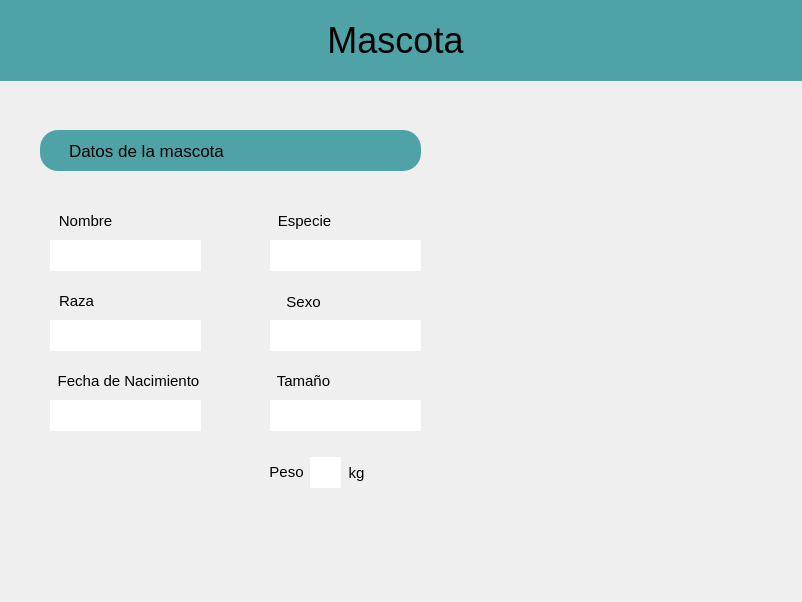
<?xml version="1.0" encoding="UTF-8"?>
<ui version="4.0">
 <class>MostrarMascota</class>
 <widget class="QMainWindow" name="MostrarMascota">
  <property name="geometry">
   <rect>
    <x>0</x>
    <y>0</y>
    <width>802</width>
    <height>602</height>
   </rect>
  </property>
  <property name="windowTitle">
   <string>Hotel</string>
  </property>
  <property name="windowIcon">
   <iconset>
    <normaloff>../Recursos/HotelMascota.png</normaloff>../Recursos/HotelMascota.png</iconset>
  </property>
  <widget class="QWidget" name="centralwidget">
   <widget class="QLabel" name="labelTitulo">
    <property name="geometry">
     <rect>
      <x>-20</x>
      <y>0</y>
      <width>831</width>
      <height>81</height>
     </rect>
    </property>
    <property name="font">
     <font>
      <family>Arial</family>
      <pointsize>27</pointsize>
      <weight>50</weight>
      <bold>false</bold>
     </font>
    </property>
    <property name="styleSheet">
     <string notr="true">background-color: rgb(79, 163, 166);</string>
    </property>
    <property name="text">
     <string>Mascota</string>
    </property>
    <property name="alignment">
     <set>Qt::AlignCenter</set>
    </property>
   </widget>
   <widget class="QPushButton" name="BtnAtras">
    <property name="geometry">
     <rect>
      <x>20</x>
      <y>15</y>
      <width>51</width>
      <height>51</height>
     </rect>
    </property>
    <property name="cursor">
     <cursorShape>PointingHandCursor</cursorShape>
    </property>
    <property name="styleSheet">
     <string notr="true">background-color: rgb(79, 163, 166);
border-radius: 10px;</string>
    </property>
    <property name="text">
     <string/>
    </property>
    <property name="icon">
     <iconset>
      <normaloff>../Recursos/FotoBtnAtras.png</normaloff>../Recursos/FotoBtnAtras.png</iconset>
    </property>
    <property name="iconSize">
     <size>
      <width>50</width>
      <height>50</height>
     </size>
    </property>
   </widget>
   <widget class="QLabel" name="labelDatosMascota">
    <property name="geometry">
     <rect>
      <x>40</x>
      <y>130</y>
      <width>381</width>
      <height>41</height>
     </rect>
    </property>
    <property name="font">
     <font>
      <family>Arial</family>
      <pointsize>13</pointsize>
     </font>
    </property>
    <property name="styleSheet">
     <string notr="true">background-color: rgb(79, 163, 166);
border-radius: 18%;</string>
    </property>
    <property name="text">
     <string>Datos de la mascota</string>
    </property>
    <property name="alignment">
     <set>Qt::AlignLeading|Qt::AlignLeft|Qt::AlignVCenter</set>
    </property>
    <property name="indent">
     <number>29</number>
    </property>
   </widget>
   <widget class="QLabel" name="labelIconFlechaAbajo">
    <property name="geometry">
     <rect>
      <x>359</x>
      <y>136</y>
      <width>31</width>
      <height>31</height>
     </rect>
    </property>
    <property name="text">
     <string/>
    </property>
    <property name="pixmap">
     <pixmap>../Recursos/IconFlechaAbajo.png</pixmap>
    </property>
    <property name="scaledContents">
     <bool>true</bool>
    </property>
   </widget>
   <widget class="QLabel" name="labelFotoPerrito">
    <property name="geometry">
     <rect>
      <x>507</x>
      <y>191</y>
      <width>281</width>
      <height>271</height>
     </rect>
    </property>
    <property name="text">
     <string/>
    </property>
    <property name="pixmap">
     <pixmap>../Recursos/FotoPerrito.png</pixmap>
    </property>
    <property name="scaledContents">
     <bool>true</bool>
    </property>
   </widget>
   <widget class="QLabel" name="labelNombre">
    <property name="geometry">
     <rect>
      <x>35</x>
      <y>200</y>
      <width>101</width>
      <height>41</height>
     </rect>
    </property>
    <property name="font">
     <font>
      <family>Arial</family>
      <pointsize>11</pointsize>
     </font>
    </property>
    <property name="text">
     <string>Nombre</string>
    </property>
    <property name="alignment">
     <set>Qt::AlignCenter</set>
    </property>
   </widget>
   <widget class="QLabel" name="labelApellido">
    <property name="geometry">
     <rect>
      <x>254</x>
      <y>200</y>
      <width>101</width>
      <height>41</height>
     </rect>
    </property>
    <property name="font">
     <font>
      <family>Arial</family>
      <pointsize>11</pointsize>
     </font>
    </property>
    <property name="text">
     <string>Especie</string>
    </property>
    <property name="alignment">
     <set>Qt::AlignCenter</set>
    </property>
   </widget>
   <widget class="QLabel" name="labelRut">
    <property name="geometry">
     <rect>
      <x>51</x>
      <y>280</y>
      <width>51</width>
      <height>41</height>
     </rect>
    </property>
    <property name="font">
     <font>
      <family>Arial</family>
      <pointsize>11</pointsize>
     </font>
    </property>
    <property name="text">
     <string>Raza</string>
    </property>
    <property name="alignment">
     <set>Qt::AlignCenter</set>
    </property>
   </widget>
   <widget class="QLabel" name="labelFechaNacimiento">
    <property name="geometry">
     <rect>
      <x>53</x>
      <y>360</y>
      <width>151</width>
      <height>41</height>
     </rect>
    </property>
    <property name="font">
     <font>
      <family>Arial</family>
      <pointsize>11</pointsize>
     </font>
    </property>
    <property name="text">
     <string>Fecha de Nacimiento</string>
    </property>
    <property name="alignment">
     <set>Qt::AlignCenter</set>
    </property>
   </widget>
   <widget class="QLabel" name="labelPeso">
    <property name="geometry">
     <rect>
      <x>266</x>
      <y>451</y>
      <width>41</width>
      <height>41</height>
     </rect>
    </property>
    <property name="font">
     <font>
      <family>Arial</family>
      <pointsize>11</pointsize>
     </font>
    </property>
    <property name="text">
     <string>Peso</string>
    </property>
    <property name="alignment">
     <set>Qt::AlignCenter</set>
    </property>
   </widget>
   <widget class="QLabel" name="labelSize">
    <property name="geometry">
     <rect>
      <x>268</x>
      <y>360</y>
      <width>71</width>
      <height>41</height>
     </rect>
    </property>
    <property name="font">
     <font>
      <family>Arial</family>
      <pointsize>11</pointsize>
     </font>
    </property>
    <property name="text">
     <string>Tamaño</string>
    </property>
    <property name="alignment">
     <set>Qt::AlignCenter</set>
    </property>
   </widget>
   <widget class="QLabel" name="labelSexo">
    <property name="geometry">
     <rect>
      <x>268</x>
      <y>281</y>
      <width>71</width>
      <height>41</height>
     </rect>
    </property>
    <property name="font">
     <font>
      <family>Arial</family>
      <pointsize>11</pointsize>
     </font>
    </property>
    <property name="text">
     <string>Sexo</string>
    </property>
    <property name="alignment">
     <set>Qt::AlignCenter</set>
    </property>
   </widget>
   <widget class="QLabel" name="labelKg">
    <property name="geometry">
     <rect>
      <x>336</x>
      <y>452</y>
      <width>41</width>
      <height>41</height>
     </rect>
    </property>
    <property name="font">
     <font>
      <family>Arial</family>
      <pointsize>11</pointsize>
     </font>
    </property>
    <property name="text">
     <string>kg</string>
    </property>
    <property name="alignment">
     <set>Qt::AlignCenter</set>
    </property>
   </widget>
   <widget class="QLabel" name="outputNombre">
    <property name="enabled">
     <bool>false</bool>
    </property>
    <property name="geometry">
     <rect>
      <x>50</x>
      <y>240</y>
      <width>151</width>
      <height>31</height>
     </rect>
    </property>
    <property name="font">
     <font>
      <family>Arial</family>
      <pointsize>10</pointsize>
     </font>
    </property>
    <property name="styleSheet">
     <string notr="true">background-color: rgb(255, 255, 255);</string>
    </property>
    <property name="text">
     <string/>
    </property>
   </widget>
   <widget class="QLabel" name="outputEspecie">
    <property name="enabled">
     <bool>false</bool>
    </property>
    <property name="geometry">
     <rect>
      <x>270</x>
      <y>240</y>
      <width>151</width>
      <height>31</height>
     </rect>
    </property>
    <property name="font">
     <font>
      <family>Arial</family>
      <pointsize>10</pointsize>
     </font>
    </property>
    <property name="styleSheet">
     <string notr="true">background-color: rgb(255, 255, 255);</string>
    </property>
    <property name="text">
     <string/>
    </property>
   </widget>
   <widget class="QLabel" name="outputRaza">
    <property name="enabled">
     <bool>false</bool>
    </property>
    <property name="geometry">
     <rect>
      <x>50</x>
      <y>320</y>
      <width>151</width>
      <height>31</height>
     </rect>
    </property>
    <property name="font">
     <font>
      <family>Arial</family>
      <pointsize>10</pointsize>
     </font>
    </property>
    <property name="styleSheet">
     <string notr="true">background-color: rgb(255, 255, 255);</string>
    </property>
    <property name="text">
     <string/>
    </property>
   </widget>
   <widget class="QLabel" name="outputSexo">
    <property name="enabled">
     <bool>false</bool>
    </property>
    <property name="geometry">
     <rect>
      <x>270</x>
      <y>320</y>
      <width>151</width>
      <height>31</height>
     </rect>
    </property>
    <property name="font">
     <font>
      <family>Arial</family>
      <pointsize>10</pointsize>
     </font>
    </property>
    <property name="styleSheet">
     <string notr="true">background-color: rgb(255, 255, 255);</string>
    </property>
    <property name="text">
     <string/>
    </property>
   </widget>
   <widget class="QLabel" name="outputSize">
    <property name="enabled">
     <bool>false</bool>
    </property>
    <property name="geometry">
     <rect>
      <x>270</x>
      <y>400</y>
      <width>151</width>
      <height>31</height>
     </rect>
    </property>
    <property name="font">
     <font>
      <family>Arial</family>
      <pointsize>10</pointsize>
     </font>
    </property>
    <property name="styleSheet">
     <string notr="true">background-color: rgb(255, 255, 255);</string>
    </property>
    <property name="text">
     <string/>
    </property>
   </widget>
   <widget class="QLabel" name="outputFechaDeNacimiento">
    <property name="enabled">
     <bool>false</bool>
    </property>
    <property name="geometry">
     <rect>
      <x>50</x>
      <y>400</y>
      <width>151</width>
      <height>31</height>
     </rect>
    </property>
    <property name="font">
     <font>
      <family>Arial</family>
      <pointsize>10</pointsize>
     </font>
    </property>
    <property name="styleSheet">
     <string notr="true">background-color: rgb(255, 255, 255);</string>
    </property>
    <property name="text">
     <string/>
    </property>
   </widget>
   <widget class="QLabel" name="outputPeso">
    <property name="enabled">
     <bool>false</bool>
    </property>
    <property name="geometry">
     <rect>
      <x>310</x>
      <y>457</y>
      <width>31</width>
      <height>31</height>
     </rect>
    </property>
    <property name="font">
     <font>
      <family>Arial</family>
      <pointsize>10</pointsize>
     </font>
    </property>
    <property name="styleSheet">
     <string notr="true">background-color: rgb(255, 255, 255);</string>
    </property>
    <property name="text">
     <string/>
    </property>
   </widget>
  </widget>
 </widget>
 <resources/>
 <connections/>
</ui>
